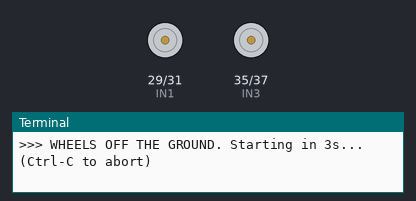
Recording of a program running on a simulated Jetson Nano (header pin numbers). Shown: motor-driver pin pairs drawn as motors (green arrow = first pin HIGH = forward, orange = second pin HIGH = backward, longer = more drive, scaled by the enable pin), the last lines printed to the terminal. At 15.0 s the program stops and its outputs stay as they are.

Above: at 0.1 s.
At 3.1 s:
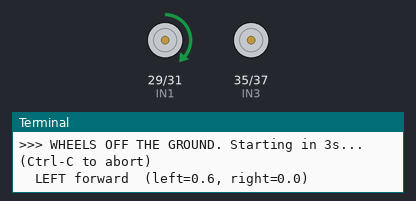
At 7.1 s:
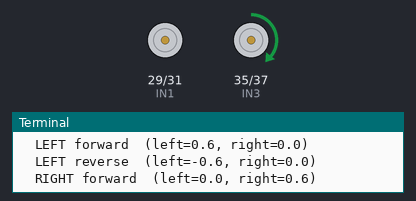
At 13.1 s:
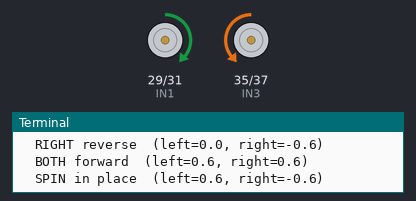
Timing chart, 0 to 16.0 s (numbered marks = the images above):
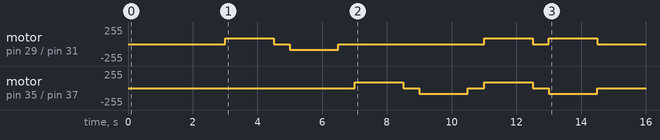

Measured:
- by itself, motor on pin 29 (IN1) / pin 31 (IN2): stopped → forward 84/255 at 3.0 s, → stopped 1.5 s later, → backward 84/255 0.50 s later, → stopped 1.5 s later, … (8 changes in this stretch)
- by itself, motor on pin 35 (IN3) / pin 37 (IN4): stopped → forward 84/255 at 7.0 s, → stopped 1.5 s later, → backward 84/255 0.50 s later, → stopped 1.5 s later, … (8 changes in this stretch)

The program:

motor_driver.py
```python
#!/usr/bin/env python3
"""L298N motor driver for the Jetson Nano — maps policy actions [left, right] to the 2 H-bridge channels.

Wiring (Jetson Nano BOARD pin -> L298N):
  29 -> IN1 , 31 -> IN2   (left pair  = channel A = OUT1/OUT2)
  35 -> IN3 , 37 -> IN4   (right pair = channel B = OUT3/OUT4)
  32 -> ENA , 33 -> ENB   (hardware PWM speed; remove the ENA/ENB jumpers)
  39 -> GND               (COMMON GROUND to the L298N — required)

action convention: left,right in [-1, 1].  +1 = full forward, -1 = full reverse, 0 = stop.
(If a side spins the wrong way, swap that motor pair's two output wires on the L298N — the hardware
equivalent of the sim's mirrored-axle sign.)

Run directly for a SAFE test sequence (put the wheels OFF the ground first):
  PATH=$HOME/.local/bin:$PATH OPENBLAS_CORETYPE=ARMV8 python3 jetson/motor_driver.py
  add '--signals' to only toggle the pins with NO motors moving (check with an LED/multimeter first).
"""
import sys
import time
import Jetson.GPIO as GPIO

IN1, IN2, IN3, IN4 = 29, 31, 35, 37
ENA, ENB = 33, 32     # ENA on pin 33, ENB on pin 32 (hardware PWM pins)
PWM_HZ = 1000
MIN_DUTY = 0.0          # some gearmotors need a minimum duty to overcome stiction; raise if they buzz but don't turn
# 6V "yellow TT" motors on a ~12.5V LiPo (L298N drops ~2V -> ~10.5V) would be over-volted at full duty.
# Cap the duty so the AVERAGE voltage stays ~6V: 55% * 10.5V ≈ 5.8V. Raise/lower to taste.
MAX_DUTY = 55.0


class MotorDriver:
    def __init__(self):
        GPIO.setwarnings(False)
        GPIO.setmode(GPIO.BOARD)
        for p in (IN1, IN2, IN3, IN4):
            GPIO.setup(p, GPIO.OUT, initial=GPIO.LOW)
        GPIO.setup(ENA, GPIO.OUT)
        GPIO.setup(ENB, GPIO.OUT)
        self.pwm_a = GPIO.PWM(ENA, PWM_HZ)
        self.pwm_b = GPIO.PWM(ENB, PWM_HZ)
        self.pwm_a.start(0)
        self.pwm_b.start(0)

    @staticmethod
    def _duty(x):
        x = max(-1.0, min(1.0, float(x)))
        d = abs(x) * MAX_DUTY                     # scale [0,1] -> [0, MAX_DUTY] to protect 6V motors
        return 0.0 if d == 0 else max(MIN_DUTY, d)

    def drive(self, left, right):
        # left channel (A)
        GPIO.output(IN1, GPIO.HIGH if left > 0 else GPIO.LOW)
        GPIO.output(IN2, GPIO.HIGH if left < 0 else GPIO.LOW)
        self.pwm_a.ChangeDutyCycle(self._duty(left))
        # right channel (B)
        GPIO.output(IN3, GPIO.HIGH if right > 0 else GPIO.LOW)
        GPIO.output(IN4, GPIO.HIGH if right < 0 else GPIO.LOW)
        self.pwm_b.ChangeDutyCycle(self._duty(right))

    def stop(self):
        for p in (IN1, IN2, IN3, IN4):
            GPIO.output(p, GPIO.LOW)
        self.pwm_a.ChangeDutyCycle(0)
        self.pwm_b.ChangeDutyCycle(0)

    def close(self):
        self.stop()
        self.pwm_a.stop()
        self.pwm_b.stop()
        GPIO.cleanup()


def _signals_only():
    """Toggle the pins with NO motion expected — verify wiring with an LED/multimeter, motors optional."""
    GPIO.setwarnings(False); GPIO.setmode(GPIO.BOARD)
    for p in (IN1, IN2, IN3, IN4, ENA, ENB):
        GPIO.setup(p, GPIO.OUT, initial=GPIO.LOW)
    print("Toggling each control pin HIGH for 1s (measure with a multimeter/LED):")
    for name, p in [("IN1", IN1), ("IN2", IN2), ("IN3", IN3), ("IN4", IN4), ("ENA", ENA), ("ENB", ENB)]:
        GPIO.output(p, GPIO.HIGH); print(f"  {name} (pin {p}) = HIGH"); time.sleep(1); GPIO.output(p, GPIO.LOW)
    GPIO.cleanup(); print("signal test done.")


def _motor_test():
    print(">>> WHEELS OFF THE GROUND. Starting in 3s...  (Ctrl-C to abort)")
    time.sleep(3)
    m = MotorDriver()
    try:
        seq = [("LEFT forward",  0.6, 0.0), ("LEFT reverse", -0.6, 0.0),
               ("RIGHT forward", 0.0, 0.6), ("RIGHT reverse", 0.0, -0.6),
               ("BOTH forward",  0.6, 0.6), ("SPIN in place", 0.6, -0.6)]
        for label, l, r in seq:
            print(f"  {label}  (left={l}, right={r})")
            m.drive(l, r); time.sleep(1.5); m.stop(); time.sleep(0.5)
        print("motor test done.")
    finally:
        m.close()


if __name__ == "__main__":
    if "--signals" in sys.argv:
        _signals_only()
    else:
        try:
            _motor_test()
        except KeyboardInterrupt:
            GPIO.cleanup(); print("\naborted, GPIO cleaned up.")
```
